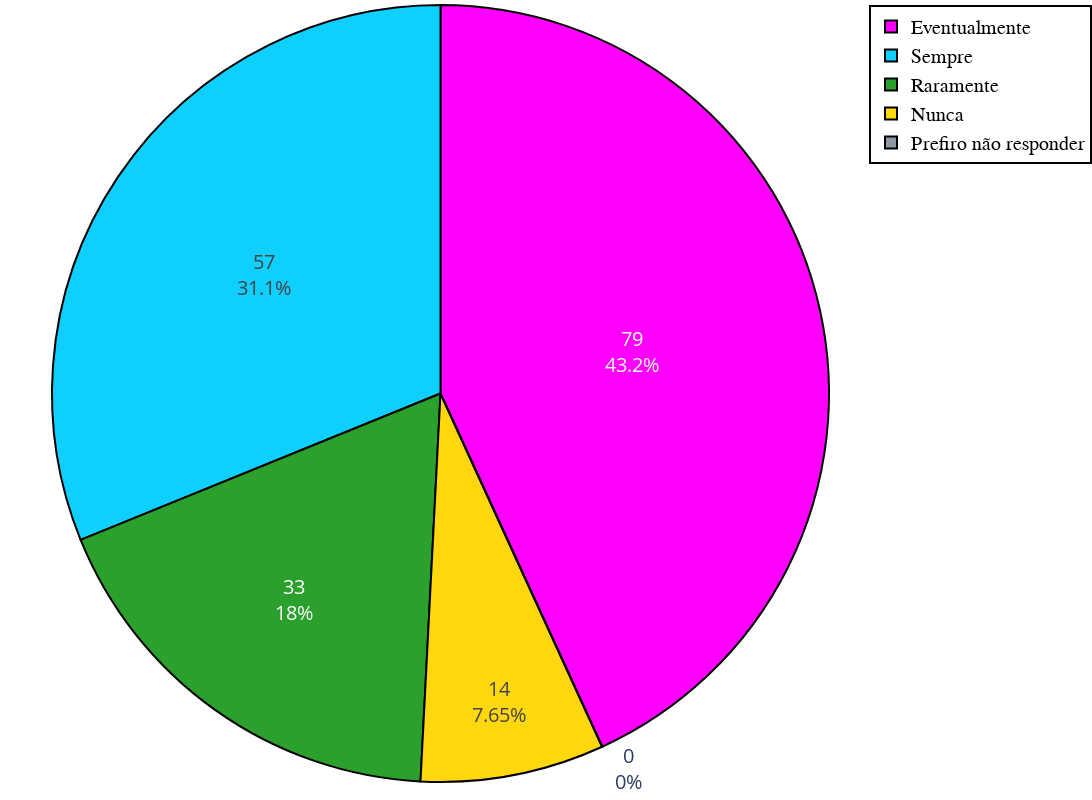

The code cell stored with this chart in its notebook:
### Code cell
# 7. Você costuma jogar jogos eletrônicos com outras pessoas, online ou presencialmente?
# - Sempre
# - Eventualmente
# - Raramente
# - Nunca
# - Prefiro não responder

# Pega a sétima coluna da df
q7 = df.iloc[:, 14]

# Separa as respostas
q7_s = q7[q7 == 'Sempre'].count()
q7_e = q7[q7 == 'Eventualmente'].count()
q7_r = q7[q7 == 'Raramente'].count()
q7_n = q7[q7 == 'Nunca'].count()
q7_p = q7[q7 == 'Prefiro não responder'].count()

# Cria labels para o gráfico
labels = ['Sempre', 'Eventualmente', 'Raramente', 'Nunca', 'Prefiro não responder']

# Cria um gráfico de pizza
fig = go.Figure(data=[go.Pie(labels=labels, values=[q7_s, q7_e, q7_r, q7_n, q7_p], 
                                textinfo='percent'+', value', insidetextorientation='auto' , textfont_size=20,
                                marker=dict(line=dict(color='black', width=2)))])

# Adiciona cores ao gráfico
fig.update_traces(marker_colors=[cores.azul, cores.rosa, cores.verde, cores.amarelo, cores.cinza])

# Atualiza o layout do gráfico
fig.update_layout(
    
    # Configurações do gráfico
    
    # Configura o título
    title=dict(
        font=dict(
            family='Arial',
            size=30,
            color='black'
        ),
        x=0.5
    ),
     
    autosize=False,
    width=1400,
    height=800,
    
    # Configura a legenda
    legend=dict(
        traceorder='normal',
        font=dict(
            family='sans-serif',
            size=20,
            color='black'
        ),
        bordercolor='Black',
        borderwidth=2
    ),
    
    # Padding para tirar o espaço em branco em volta do gráfico
    margin=dict(l=0, r=0, t=0, b=0)
)

fig.show()

### Figure 1 — Plotly figure (JSON) as saved in the notebook; plotly's stock layout.template omitted (floating-point values rounded to 4 significant figures)
{"data": [{"insidetextorientation": "auto", "labels": ["Sempre", "Eventualmente", "Raramente", "Nunca", "Prefiro não responder"], "marker": {"colors": ["#0fcfff", "#ff00ff", "#2ca02c", "#ffd70f", "#9098a3"], "line": {"color": "black", "width": 2}}, "textfont": {"size": 20}, "textinfo": "percent+value", "type": "pie", "values": [57, 79, 33, 14, 0]}], "layout": {"autosize": false, "height": 800, "legend": {"bordercolor": "Black", "borderwidth": 2, "font": {"color": "black", "family": "sans-serif", "size": 20}, "traceorder": "normal"}, "margin": {"b": 0, "l": 0, "r": 0, "t": 0}, "title": {"font": {"color": "black", "family": "Arial", "size": 30}, "x": 0.5}, "width": 1400}}
